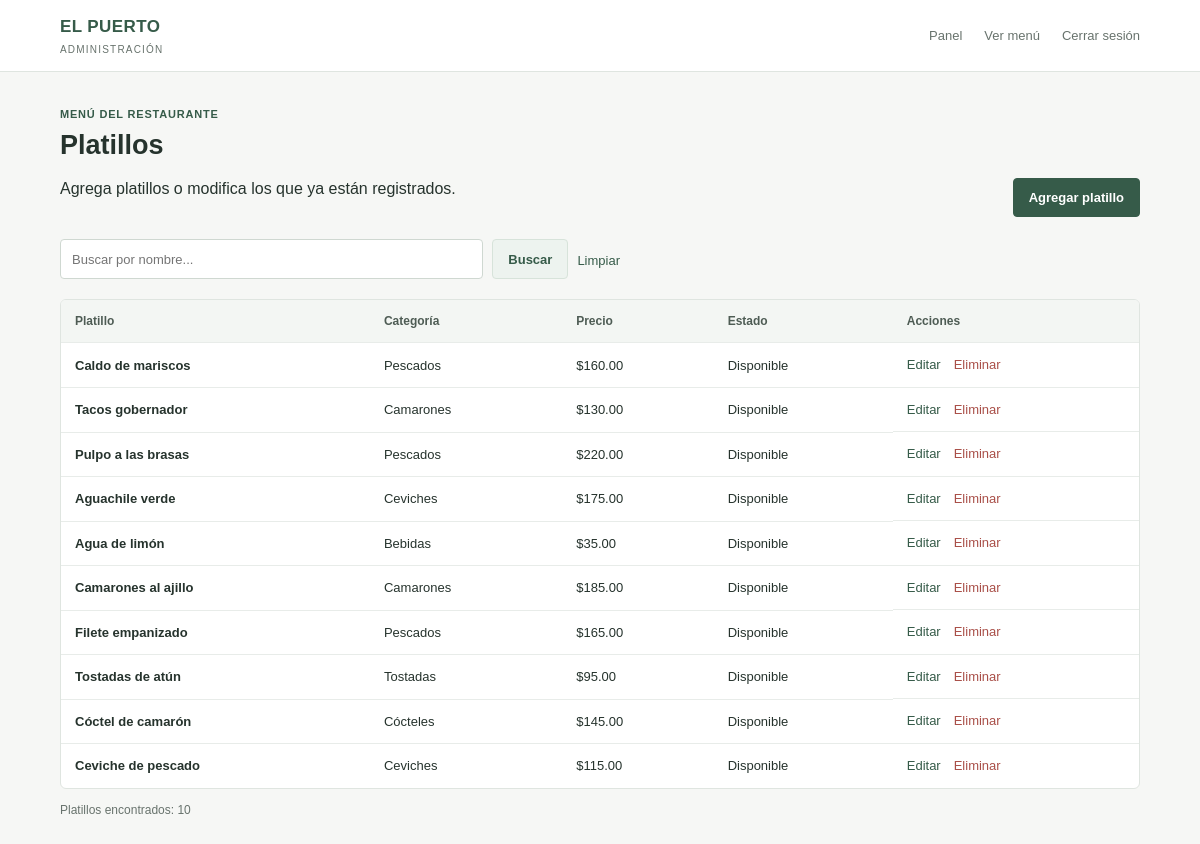
The page /admin/platillos.php (signed in) on the database its author committed.
### tables this page shows
CREATE TABLE platillos (
     
    id INT AUTO_INCREMENT PRIMARY KEY,
     
    nombre VARCHAR(120) NOT NULL,
     
     
    descripcion VARCHAR(255),
     
     
    precio DECIMAL(10,2) NOT NULL,
     
     
    imagen VARCHAR(255) DEFAULT NULL,
     
     
    categoria_id INT NULL,
     
     
    disponible TINYINT(1) DEFAULT 1,
     
     
    CONSTRAINT fk_platillos_categoria
        FOREIGN KEY (categoria_id) REFERENCES categorias(id)
        ON DELETE SET NULL
);

CREATE TABLE categorias (
     
    id INT AUTO_INCREMENT PRIMARY KEY,
     
    nombre VARCHAR(80) NOT NULL
);

### admin/platillos.php (the view, shortened to what this page needs)
<?php
require_once "../config/conexion.php";
$buscar = trim($_GET["buscar"] ?? "");
$sql = "SELECT
            platillos.*,
            categorias.nombre AS nombre_categoria
        FROM platillos
        LEFT JOIN categorias ON platillos.categoria_id = categorias.id";
$sql .= " ORDER BY platillos.id DESC";
$consulta = $conexion->prepare($sql);
$consulta->execute();
$platillos = $consulta->fetchAll(PDO::FETCH_ASSOC);
?>
<!DOCTYPE html>
<html lang="es">
<head>
    <link rel="stylesheet" href="../assets/css/estilos.css">
</head>
<body>
    <header class="barra">
        <a class="marca" href="../index.php">
            <span>EL PUERTO</span>
            <small>ADMINISTRACIÓN</small>
        </a>
        <nav>
            <a href="panel.php">Panel</a>
            <a href="../index.php">Ver menú</a>
            <a href="index.php?salir=1">Cerrar sesión</a>
        </nav>
    </header>
    <main class="admin-contenido">
        <div class="encabezado-seccion">
            <div>
                <p class="etiqueta">MENÚ DEL RESTAURANTE</p>
                <h1>Platillos</h1>
                <p>Agrega platillos o modifica los que ya están registrados.</p>
            </div>
            <a class="boton boton-coral" href="nuevo.php">Agregar platillo</a>
        </div>
        <form class="buscador" method="GET">
            <input
                type="search"
                name="buscar"
                placeholder="Buscar por nombre..."
                value="<?= htmlspecialchars($buscar) ?>"
            >
            <button class="boton boton-azul" type="submit">Buscar</button>
            <a class="volver" href="platillos.php">Limpiar</a>
        </form>
        <div class="tabla-contenedor">
            <table>
                <thead>
                    <tr>
                        <th>Platillo</th>
                        <th>Categoría</th>
                        <th>Precio</th>
                        <th>Estado</th>
                        <th>Acciones</th>
                    </tr>
                </thead>
                <tbody>
                    <?php foreach ($platillos as $platillo): ?>
                        <tr>
                            <td><strong><?= htmlspecialchars($platillo["nombre"]) ?></strong></td>
                            <td><?= htmlspecialchars($platillo["nombre_categoria"] ?? "Sin categoría") ?></td>
                            <td>$<?= number_format((float) $platillo["precio"], 2) ?></td>
                            <td><?= $platillo["disponible"] ? "Disponible" : "Oculto" ?></td>
                            <td class="acciones">
                                <a href="editar.php?id=<?= (int) $platillo["id"] ?>">Editar</a>
                                <form
                                    method="POST"
                                    action="eliminar.php"
                                    onsubmit="return confirm('¿Quieres eliminar este platillo?')"
                                >
                                    <button class="enlace-eliminar" type="submit">Eliminar</button>
                                </form>
                            </td>
                        </tr>
                    <?php endforeach; ?>
                </tbody>
            </table>
        </div>
        <p class="nota-admin">Platillos encontrados: <?= count($platillos) ?></p>
    </main>
</body>
</html>

### assets/css/estilos.css (style rules this page uses)
* { box-sizing: border-box; }
:root { --fondo: #f6f7f5; --blanco: #ffffff; --texto: #26332d; --texto-suave: #68736d; --verde: #365b49; --verde-hover: #294938; --verde-claro: #edf3ef; --borde: #dfe5e0; --rojo: #a94f48; }
body { margin: 0; font-family: Arial, Helvetica, sans-serif; background: var(--fondo); color: var(--texto); line-height: 1.5; }
a { color: inherit; text-decoration: none; }
button, input, select, textarea { font: inherit; }
.topbar, .barra { min-height: 68px; padding: 14px max(5%, calc((100% - 1120px) / 2)); display: flex; align-items: center; justify-content: space-between; gap: 20px; background: var(--blanco); border-bottom: 1px solid var(--borde); }
.logo-admin, .marca { display: flex; flex-direction: column; color: var(--verde); font-size: 17px; font-weight: 700; letter-spacing: .4px; }
.logo-admin small, .marca small { margin-top: 2px; color: var(--texto-suave); font-size: 10px; font-weight: 400; letter-spacing: 1.2px; }
.topbar nav, .barra nav { display: flex; align-items: center; gap: 22px; color: var(--texto-suave); font-size: 13px; }
.wrap, .admin-contenido { width: min(1120px, 90%); margin: 34px auto 60px; }
.eyebrow, .etiqueta { margin: 0 0 7px; color: var(--verde); font-size: 11px; font-weight: 700; letter-spacing: .8px; text-transform: uppercase; }
h1 { margin: 5px 0 8px; color: var(--texto); font-size: clamp(27px, 4vw, 36px); font-weight: 700; line-height: 1.2; }
input, select, textarea { width: 100%; min-height: 40px; padding: 9px 11px; color: var(--texto); background: var(--blanco); border: 1px solid #cfd8d1; border-radius: 4px; font-size: 13px; }
.boton-principal, .boton-secundario, .boton { display: inline-flex; align-items: center; justify-content: center; min-height: 38px; padding: 9px 15px; color: var(--blanco); background: var(--verde); border: 1px solid var(--verde); border-radius: 4px; font-size: 13px; font-weight: 600; cursor: pointer; }
.boton-claro, .boton-azul { color: var(--verde); background: var(--verde-claro); border-color: #d7e3da; }
.boton-coral { color: var(--blanco); background: var(--verde); border-color: var(--verde); }
.table-box, .tabla-contenedor { overflow-x: auto; background: var(--blanco); border: 1px solid var(--borde); border-radius: 6px; }
table { width: 100%; border-collapse: collapse; min-width: 650px; text-align: left; }
th, td { padding: 12px 14px; border-bottom: 1px solid #e8ece9; font-size: 13px; }
th { color: #4e5c54; background: #f3f6f3; font-size: 12px; font-weight: 600; }
td { color: var(--texto); }
tbody tr:last-child td { border-bottom: 0; }
.acciones { display: flex; align-items: center; gap: 13px; }
.acciones a, .text-link { color: var(--verde); font-size: 13px; }
.acciones form { margin: 0; }
.enlace-eliminar, .danger-link { padding: 0; color: var(--rojo); background: none; border: 0; font-size: 13px; cursor: pointer; }
.nota-admin { color: var(--texto-suave); font-size: 12px; }
.buscador { display: flex; gap: 9px; max-width: 560px; margin: 20px 0; }
.buscador input { flex: 1; }
.volver { display: inline-block; margin-top: 12px; color: var(--verde); font-size: 13px; }
.encabezado-seccion { display: flex; align-items: end; justify-content: space-between; gap: 20px; margin-bottom: 22px; }
.encabezado-seccion h1, .encabezado-seccion h2 { margin: 6px 0; font-size: 27px; }

### rows shown on the page
platillos: nombre "Caldo de mariscos", categoria.nombre "Pescados", precio "160.00", disponible "Disponible"
platillos: nombre "Tacos gobernador", categoria.nombre "Camarones", precio "130.00", disponible "Disponible"
platillos: nombre "Pulpo a las brasas", categoria.nombre "Pescados", precio "220.00", disponible "Disponible"
platillos: nombre "Aguachile verde", categoria.nombre "Ceviches", precio "175.00", disponible "Disponible"
platillos: nombre "Agua de limón", categoria.nombre "Bebidas", precio "35.00", disponible "Disponible"
platillos: nombre "Camarones al ajillo", categoria.nombre "Camarones", precio "185.00", disponible "Disponible"
platillos: nombre "Filete empanizado", categoria.nombre "Pescados", precio "165.00", disponible "Disponible"
platillos: nombre "Tostadas de atún", categoria.nombre "Tostadas", precio "95.00", disponible "Disponible"
platillos: nombre "Cóctel de camarón", categoria.nombre "Cócteles", precio "145.00", disponible "Disponible"
platillos: nombre "Ceviche de pescado", categoria.nombre "Ceviches", precio "115.00", disponible "Disponible"

### other values the page prints
count($platillos) "10"
